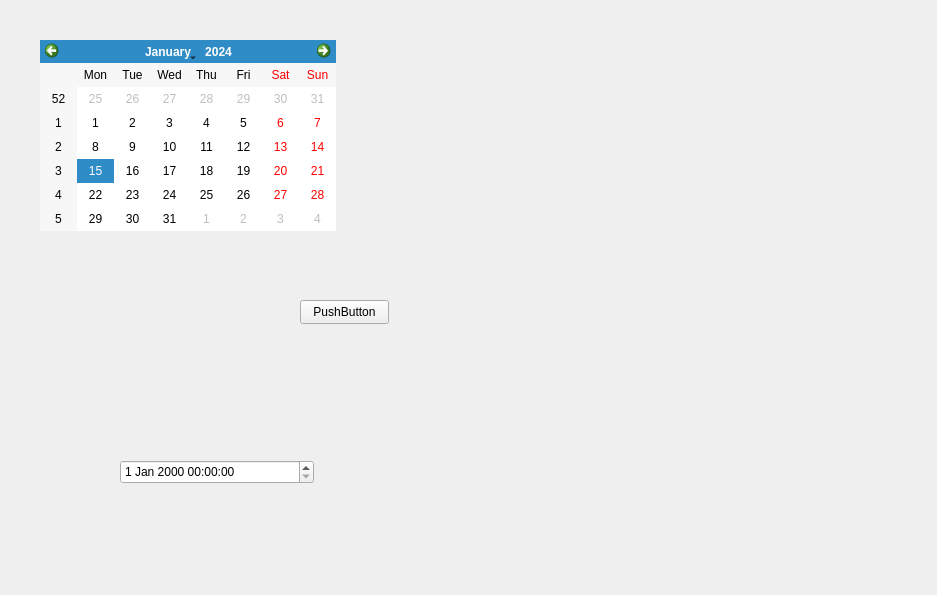
<?xml version="1.0" encoding="UTF-8"?>
<ui version="4.0">
 <class>CodeUiForm</class>
 <widget class="QWidget" name="CodeUiForm">
  <property name="geometry">
   <rect>
    <x>0</x>
    <y>0</y>
    <width>937</width>
    <height>595</height>
   </rect>
  </property>
  <property name="windowTitle">
   <string>Form</string>
  </property>
  <widget class="QPushButton" name="pushButton">
   <property name="geometry">
    <rect>
     <x>300</x>
     <y>300</y>
     <width>89</width>
     <height>24</height>
    </rect>
   </property>
   <property name="text">
    <string>PushButton</string>
   </property>
  </widget>
  <widget class="QCalendarWidget" name="calendarWidget">
   <property name="geometry">
    <rect>
     <x>40</x>
     <y>40</y>
     <width>296</width>
     <height>191</height>
    </rect>
   </property>
  </widget>
  <widget class="QDateTimeEdit" name="dateTimeEdit">
   <property name="geometry">
    <rect>
     <x>120</x>
     <y>460</y>
     <width>194</width>
     <height>24</height>
    </rect>
   </property>
  </widget>
 </widget>
 <resources/>
 <connections/>
</ui>
